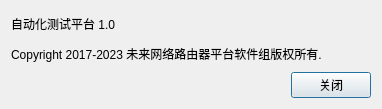
<?xml version="1.0" encoding="UTF-8"?>
<ui version="4.0">
 <class>aboutDialog</class>
 <widget class="QDialog" name="aboutDialog">
  <property name="geometry">
   <rect>
    <x>0</x>
    <y>0</y>
    <width>382</width>
    <height>109</height>
   </rect>
  </property>
  <property name="windowTitle">
   <string>关于</string>
  </property>
  <layout class="QGridLayout" name="gridLayout">
   <item row="0" column="0">
    <layout class="QVBoxLayout" name="verticalLayout">
     <item>
      <widget class="QLabel" name="label">
       <property name="text">
        <string>自动化测试平台 1.0</string>
       </property>
      </widget>
     </item>
     <item>
      <widget class="QLabel" name="label_2">
       <property name="text">
        <string>Copyright 2017-2023 未来网络路由器平台软件组版权所有.</string>
       </property>
      </widget>
     </item>
     <item>
      <layout class="QHBoxLayout" name="horizontalLayout">
       <item>
        <spacer name="horizontalSpacer">
         <property name="orientation">
          <enum>Qt::Horizontal</enum>
         </property>
         <property name="sizeHint" stdset="0">
          <size>
           <width>40</width>
           <height>20</height>
          </size>
         </property>
        </spacer>
       </item>
       <item>
        <widget class="QPushButton" name="closeButton">
         <property name="text">
          <string>关闭</string>
         </property>
        </widget>
       </item>
      </layout>
     </item>
    </layout>
   </item>
  </layout>
 </widget>
 <resources/>
 <connections/>
</ui>
